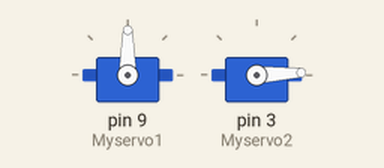
Bench run of a sketch on a simulated Arduino Uno, built with avr-gcc and run on an emulated ATmega328P. On the bench: 2 × servo.

Above: at 0.05 s.
At 1.85 s:
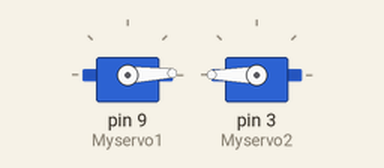
At 3.65 s:
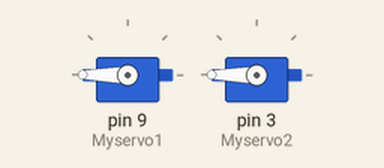
At 7.3 s:
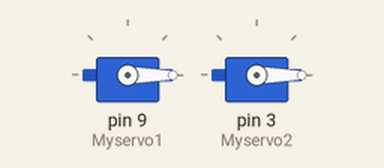
Timing chart, 0 to 9.5 s (numbered marks = the images above):
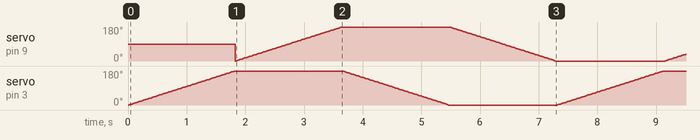

The sketch:

2_servos.ino
```cpp
int buttonState = 0;
#include <Servo.h>
int x = 0;
int y = 0 ;
Servo  Myservo1;
Servo Myservo2;
void setup()
{

  Myservo1.attach(9);
  Myservo2.attach(3);
}

void loop()
{

 for ( x ; x <= 180 ; x=x+1){
  Myservo2.write(x);
  delay(10);

    }
  for ( y ; y <= 180 ; y=y+1){
  Myservo1.write(y);
  delay(10);

    }


  for ( x = 180 ; x >= 0 ; x=x-1){
  Myservo2.write(x);
  delay(10);
  }

  for ( y = 180 ; y >= 0 ; y=y-1){
  Myservo1.write(y);
  delay(10);
  }


}
```
